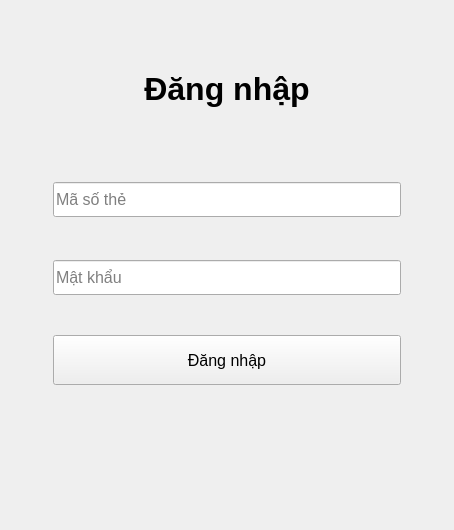
      <widget class="QWidget" name="tab_0">
       <attribute name="title">
        <string>Đăng nhập</string>
       </attribute>
       <layout class="QVBoxLayout" name="verticalLayout">
        <item>
         <widget class="QWidget" name="widget_2" native="true">
          <property name="sizePolicy">
           <sizepolicy hsizetype="Preferred" vsizetype="Expanding">
            <horstretch>0</horstretch>
            <verstretch>0</verstretch>
           </sizepolicy>
          </property>
          <layout class="QHBoxLayout" name="horizontalLayout_5">
           <item>
            <widget class="QWidget" name="widget_7" native="true"/>
           </item>
           <item>
            <widget class="QWidget" name="widget_6" native="true">
             <property name="minimumSize">
              <size>
               <width>402</width>
               <height>484</height>
              </size>
             </property>
             <property name="maximumSize">
              <size>
               <width>402</width>
               <height>484</height>
              </size>
             </property>
             <layout class="QVBoxLayout" name="verticalLayout_2">
              <item>
               <widget class="QWidget" name="widget_9" native="true">
                <property name="minimumSize">
                 <size>
                  <width>0</width>
                  <height>120</height>
                 </size>
                </property>
                <property name="maximumSize">
                 <size>
                  <width>16777215</width>
                  <height>120</height>
                 </size>
                </property>
                <layout class="QHBoxLayout" name="horizontalLayout_6">
                 <item>
                  <widget class="QLabel" name="label_4">
                   <property name="sizePolicy">
                    <sizepolicy hsizetype="Expanding" vsizetype="Preferred">
                     <horstretch>0</horstretch>
                     <verstretch>0</verstretch>
                    </sizepolicy>
                   </property>
                   <property name="minimumSize">
                    <size>
                     <width>0</width>
                     <height>80</height>
                    </size>
                   </property>
                   <property name="maximumSize">
                    <size>
                     <width>16777215</width>
                     <height>80</height>
                    </size>
                   </property>
                   <property name="font">
                    <font>
                     <pointsize>24</pointsize>
                     <weight>75</weight>
                     <bold>true</bold>
                    </font>
                   </property>
                   <property name="text">
                    <string>Đăng nhập</string>
                   </property>
                   <property name="alignment">
                    <set>Qt::AlignCenter</set>
                   </property>
                  </widget>
                 </item>
                </layout>
               </widget>
              </item>
              <item>
               <widget class="QWidget" name="widget_10" native="true">
                <layout class="QVBoxLayout" name="verticalLayout_4">
                 <item>
                  <widget class="QWidget" name="widget_13" native="true">
                   <layout class="QVBoxLayout" name="verticalLayout_3">
                    <item>
                     <widget class="QLineEdit" name="tb001">
                      <property name="minimumSize">
                       <size>
                        <width>0</width>
                        <height>35</height>
                       </size>
                      </property>
                      <property name="font">
                       <font>
                        <pointsize>12</pointsize>
                       </font>
                      </property>
                      <property name="text">
                       <string/>
                      </property>
                      <property name="placeholderText">
                       <string>Mã số thẻ</string>
                      </property>
                     </widget>
                    </item>
                   </layout>
                  </widget>
                 </item>
                 <item>
                  <widget class="QWidget" name="widget_14" native="true">
                   <layout class="QHBoxLayout" name="horizontalLayout_9">
                    <item>
                     <widget class="QLineEdit" name="tb002">
                      <property name="minimumSize">
                       <size>
                        <width>0</width>
                        <height>35</height>
                       </size>
                      </property>
                      <property name="font">
                       <font>
                        <pointsize>12</pointsize>
                       </font>
                      </property>
                      <property name="text">
                       <string/>
                      </property>
                      <property name="echoMode">
                       <enum>QLineEdit::Password</enum>
                      </property>
                      <property name="placeholderText">
                       <string>Mật khẩu</string>
                      </property>
                     </widget>
                    </item>
                   </layout>
                  </widget>
                 </item>
                 <item>
                  <widget class="QWidget" name="widget_15" native="true">
                   <property name="minimumSize">
                    <size>
                     <width>0</width>
                     <height>80</height>
                    </size>
                   </property>
                   <property name="maximumSize">
                    <size>
                     <width>16777215</width>
                     <height>80</height>
                    </size>
                   </property>
                   <layout class="QHBoxLayout" name="horizontalLayout_10">
                    <property name="spacing">
                     <number>0</number>
                    </property>
                    <property name="topMargin">
                     <number>9</number>
                    </property>
                    <property name="bottomMargin">
                     <number>9</number>
                    </property>
                    <item>
                     <widget class="QPushButton" name="bt001">
                      <property name="minimumSize">
                       <size>
                        <width>0</width>
                        <height>50</height>
                       </size>
                      </property>
                      <property name="maximumSize">
                       <size>
                        <width>16777215</width>
                        <height>50</height>
                       </size>
                      </property>
                      <property name="font">
                       <font>
                        <pointsize>12</pointsize>
                       </font>
                      </property>
                      <property name="text">
                       <string>Đăng nhập</string>
                      </property>
                     </widget>
                    </item>
                   </layout>
                  </widget>
                 </item>
                </layout>
               </widget>
              </item>
              <item>
               <widget class="QWidget" name="widget_11" native="true">
                <property name="minimumSize">
                 <size>
                  <width>0</width>
                  <height>80</height>
                 </size>
                </property>
                <property name="maximumSize">
                 <size>
                  <width>16777215</width>
                  <height>80</height>
                 </size>
                </property>
                <layout class="QHBoxLayout" name="horizontalLayout_7">
                 <item>
                  <widget class="QLabel" name="lb002">
                   <property name="font">
                    <font>
                     <pointsize>10</pointsize>
                    </font>
                   </property>
                   <property name="styleSheet">
                    <string notr="true">color: rgb(255, 0, 0);</string>
                   </property>
                   <property name="text">
                    <string/>
                   </property>
                   <property name="alignment">
                    <set>Qt::AlignCenter</set>
                   </property>
                  </widget>
                 </item>
                </layout>
               </widget>
              </item>
             </layout>
            </widget>
           </item>
           <item>
            <widget class="QWidget" name="widget_8" native="true">
             <property name="minimumSize">
              <size>
               <width>0</width>
               <height>0</height>
              </size>
             </property>
            </widget>
           </item>
          </layout>
         </widget>
        </item>
        <item>
         <widget class="QWidget" name="widget_3" native="true"/>
        </item>
       </layout>
      </widget>
